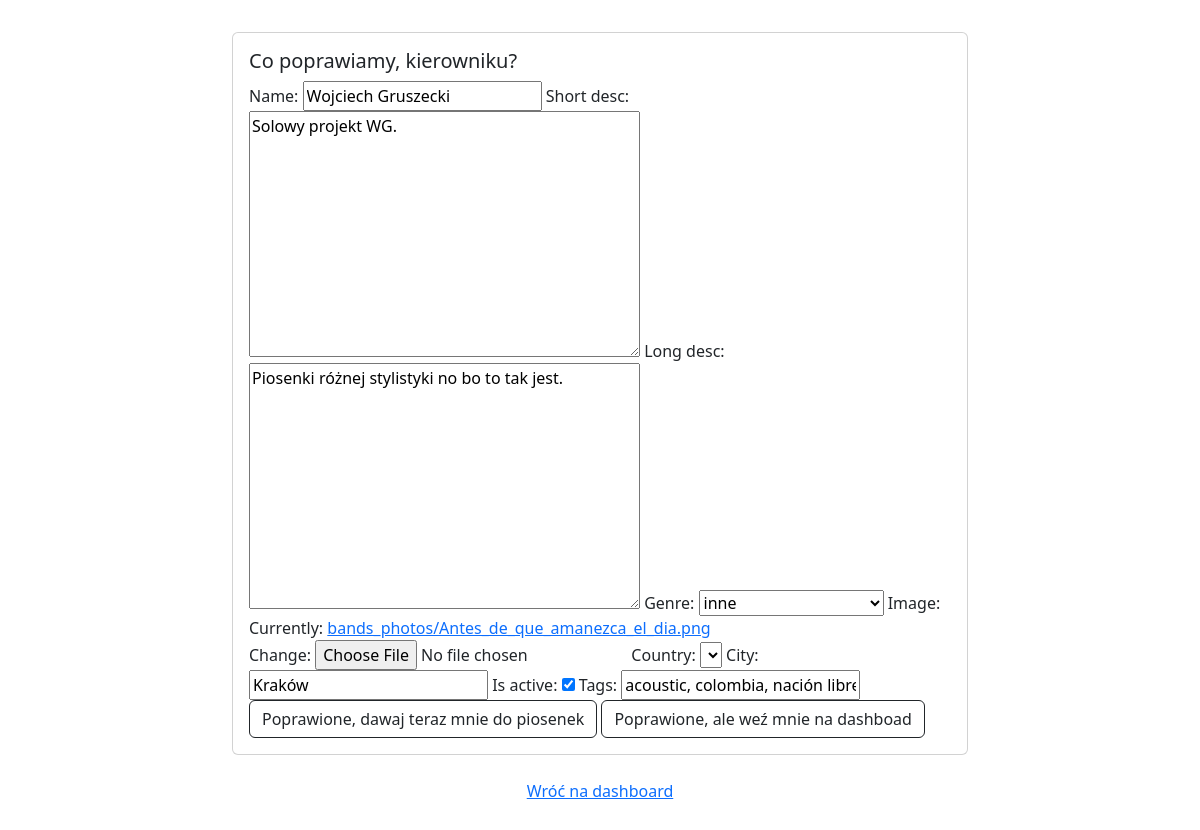
Page /band/edit/Wojciech Gruszecki (signed in) on the committed database.
### garage_online/models.py (models this page shows, shortened)
class Band(models.Model):
    name = models.CharField(max_length=100, null=False, blank=False)
    contact_email = models.EmailField(null=True, blank=True)
    show_contact_email = models.BooleanField(default=True)
    short_desc = models.TextField(max_length=150, null=False, blank=False)
    long_desc = models.TextField(null=False, blank=False)
    genre = models.PositiveSmallIntegerField(choices=choices.get_genres(), default=0)
    image = models.ImageField(upload_to='bands_photos', null=False, blank=False)
    country = models.CharField(max_length=2, choices=choices.get_countries(), default='PL')
    city = models.CharField(max_length=50, null=False, blank=False)
    is_active = models.BooleanField(default=True)
    tags = models.CharField(max_length=100, null=True, blank=True)
    add_2db_date = models.DateField(auto_now_add=True)
    user = models.ManyToManyField(User, related_name='bands')

### garage_online/views.py (the view, shortened to what this page needs)
# urls.py: path('band/edit/<str:name>', views.edit_band, name='edit_band'),
@login_required()
def edit_band(request, name):
    band = get_object_or_404(Band, pk=Band.objects.get(name=name).id)
    band_form = BandForm(request.POST or None, request.FILES or None, instance=band)
    if request.method == 'GET':
        return render(
            request,
            'garage_online/band.html',
            {
                'band_form': band_form,
                'is_new': False
            }
        )

### garage_online/forms.py
class BandForm(forms.ModelForm):
    class Meta:
        model = Band
        fields = ['name', 'short_desc', 'long_desc', 'genre', 'image', 'country', 'city', 'is_active', 'tags']

### garage_online/templates/garage_online/band.html (shortened to what this page needs)
{% extends 'base.html' %}
{% load bootstrap %}
{% block body %}
<div align="center">
    <div class="card" style="width: 46rem;" align="left">
        <div class="card-body">
            <h5 class="card-title">
                {% if is_new %}
                    Nowy zespół w Garażu! Cześć!
                {% else %}
                    Co poprawiamy, kierowniku?
                {% endif %}
            </h5>
            <form method="post" enctype="multipart/form-data">
                {{ band_form|bootstrap }}
                <br>
                <button type="submit" class="btn btn-outline-dark" name="go_to_songs">
                    {% if is_new %}
                        Dodaj zespół i przejdź do dodawania piosenek
                    {% else %}
                        Poprawione, dawaj teraz mnie do piosenek
                    {% endif %}
                </button>
                <button type="submit" class="btn btn-outline-dark" name="back_to_dashboard">
                    {% if is_new %}
                        Póki co dodaj tylko zespół, piosenki dodam później
                    {% else %}
                        Poprawione, ale weź mnie na dashboad
                    {% endif %}
                </button>
            </form>
        </div>
    </div>
    <br>
    <a href="{% url 'dashboard' %}">Wróć na dashboard</a>
</div>
{% endblock %}

### garage_online/static/garage_online.css (style rules this page uses)
body { padding: 2rem; }

### rows in the picture
Band: name "Wojciech Gruszecki", short_desc "Solowy projekt WG.", long_desc "Piosenki różnej stylistyki no bo to tak jest.", genre "inne", city "Kraków", is_active "☑", tags "acoustic, colombia, nación libre"
